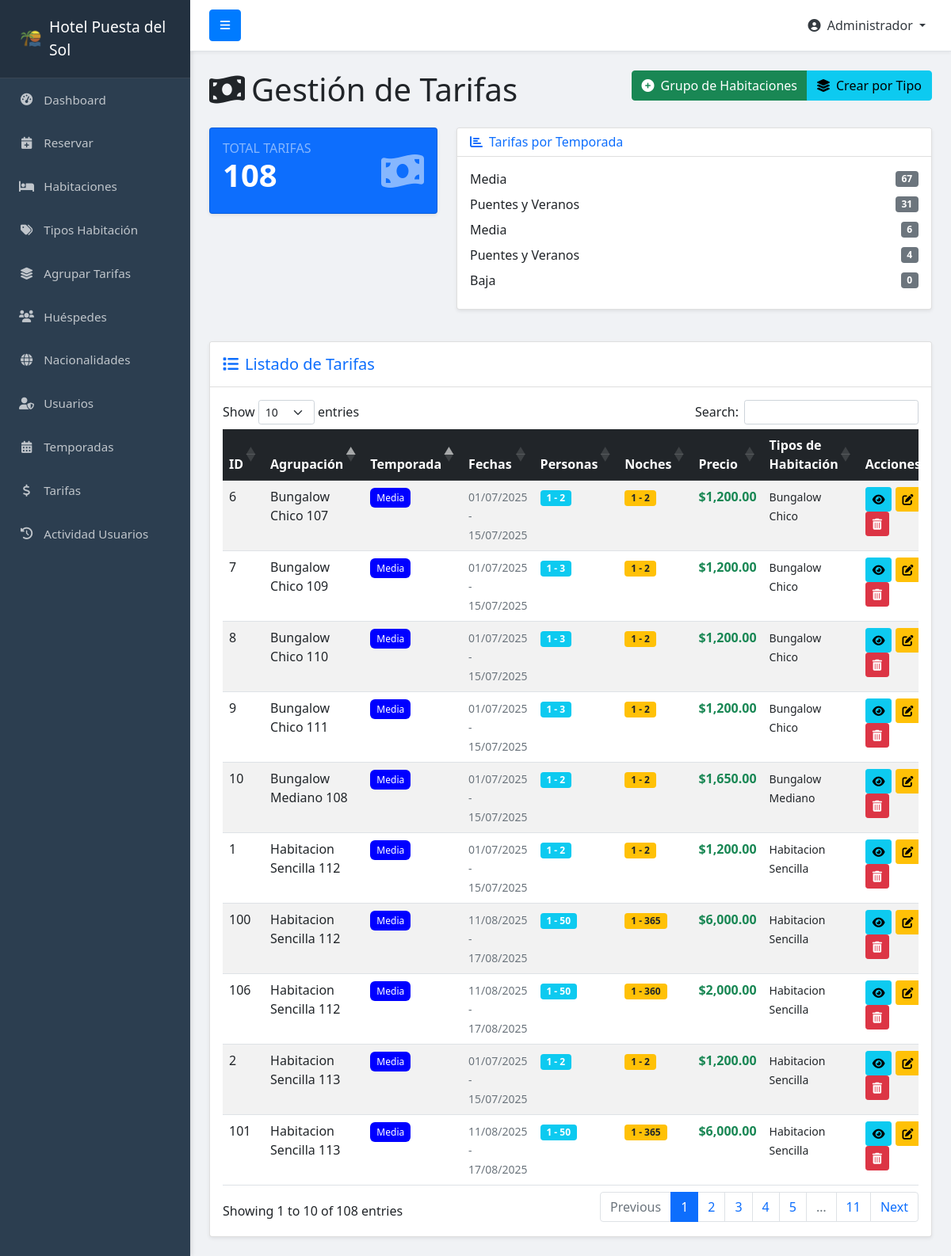
The app's page /sol/tarifa/tarifas.php (signed in) with its own data.
### tables this page shows
CREATE TABLE `tarifas` (
  `id` int(11) NOT NULL,
  `id_agrupacion` int(11) DEFAULT NULL,
  `id_tipo_habitacion` int(11) DEFAULT NULL,
  `id_temporada` int(11) DEFAULT NULL,
  `personas_min` int(11) DEFAULT NULL,
  `personas_max` int(11) DEFAULT NULL,
  `noches_min` int(11) DEFAULT '1',
  `noches_max` int(11) DEFAULT NULL,
  `precio` decimal(10,2) DEFAULT NULL,
  `ultima_actualizacion` timestamp NOT NULL DEFAULT CURRENT_TIMESTAMP ON UPDATE CURRENT_TIMESTAMP
);

CREATE TABLE `agrupaciones` (
  `id` int(11) NOT NULL,
  `nombre` varchar(100) DEFAULT NULL,
  `descripcion` text
);

CREATE TABLE `temporadas` (
  `id` int(11) NOT NULL,
  `nombre` varchar(100) DEFAULT NULL,
  `fecha_inicio` date DEFAULT NULL,
  `fecha_fin` date DEFAULT NULL,
  `color` varchar(7) DEFAULT '#007bff'
);

### sol/tarifa/tarifas.php (the view, shortened to what this page needs)
<?php
require_once '../config/db_connect.php';
$query_tarifas = "SELECT t.id, t.personas_min, t.personas_max, t.noches_min, t.noches_max, t.precio,
                        a.nombre as agrupacion_nombre, a.descripcion as agrupacion_descripcion,
                        temp.nombre as temporada_nombre, temp.fecha_inicio, temp.fecha_fin, temp.color,
                        GROUP_CONCAT(DISTINCT th.nombre SEPARATOR ', ') as tipos_habitacion,
                        GROUP_CONCAT(DISTINCT h.numero_habitacion ORDER BY h.numero_habitacion SEPARATOR ', ') as numeros_habitacion
                 FROM tarifas t
                 LEFT JOIN agrupaciones a ON t.id_agrupacion = a.id
                 LEFT JOIN temporadas temp ON t.id_temporada = temp.id
                 LEFT JOIN agrupacion_habitaciones ah ON a.id = ah.id_agrupacion
                 LEFT JOIN habitaciones h ON ah.id_habitacion = h.id
                 LEFT JOIN tipos_habitacion th ON h.id_tipo_habitacion = th.id
                 GROUP BY t.id, t.personas_min, t.personas_max, t.noches_min, t.noches_max, t.precio, a.nombre, a.descripcion, temp.nombre, temp.fecha_inicio, temp.fecha_fin, temp.color
                 ORDER BY temp.fecha_inicio ASC, a.nombre ASC";
$result_tarifas = mysqli_query($conn, $query_tarifas);
$stats = [];
$stats['total'] = mysqli_num_rows($result_tarifas);
$stats_temporadas_query = "SELECT temp.nombre, COUNT(t.id) as total
                          FROM temporadas temp
                          LEFT JOIN tarifas t ON temp.id = t.id_temporada
                          GROUP BY temp.id, temp.nombre
                          ORDER BY total DESC LIMIT 5";
$stats_temporadas_result = mysqli_query($conn, $stats_temporadas_query);
?>
<!DOCTYPE html>
<html lang="es">
<head>
    <link href="https://cdn.jsdelivr.net/npm/bootstrap@5.1.3/dist/css/bootstrap.min.css" rel="stylesheet">
    <link rel="stylesheet" href="https://cdnjs.cloudflare.com/ajax/libs/font-awesome/6.0.0-beta3/css/all.min.css">
    <link rel="stylesheet" href="https://cdn.datatables.net/1.11.3/css/dataTables.bootstrap5.min.css">
    <link rel="stylesheet" href="https://cdn.jsdelivr.net/npm/sweetalert2@11/dist/sweetalert2.min.css">
</head>
<body>
    <?php require_once '../includes/sidebar.php'; ?>
    <div id="page-content-wrapper">
        <div class="container-fluid mt-4">
            <div class="row">
                <div class="col-12">
                    <h1 class="mb-4">
                        <i class="fas fa-money-bill-wave me-2"></i>Gestión de Tarifas
                        <div class="btn-group float-end" role="group">
                            <button class="btn btn-success" data-bs-toggle="modal" data-bs-target="#modalCrearTarifa">
                                <i class="fas fa-plus-circle me-2"></i>Grupo de Habitaciones
                            </button>
                            <button class="btn btn-info" data-bs-toggle="modal" data-bs-target="#modalCrearPorTipo">
                                <i class="fas fa-layer-group me-2"></i>Crear por Tipo
                            </button>
                        </div>
                    </h1>
                </div>
            </div>
            <div class="row mb-4">
                <div class="col-md-4 mb-3">
                    <div class="card bg-primary text-white shadow-sm card-stats">
                        <div class="card-body">
                            <div class="d-flex justify-content-between align-items-center">
                                <div>
                                    <h6 class="text-uppercase text-white-50 mb-0">Total Tarifas</h6>
                                    <h3 class="display-6 fw-bold"><?php echo $stats['total']; ?></h3>
                                </div>
                                <i class="fas fa-money-bill-wave fa-3x text-white-50"></i>
                            </div>
                        </div>
                    </div>
                </div>
                <div class="col-md-8 mb-3">
                    <div class="card shadow-sm">
                        <div class="card-header bg-white">
                            <h6 class="mb-0 text-primary"><i class="fas fa-chart-bar me-2"></i>Tarifas por Temporada</h6>
                        </div>
                        <div class="card-body">
                            <?php while ($stat_temp = mysqli_fetch_assoc($stats_temporadas_result)): ?>
                                <div class="d-flex justify-content-between align-items-center mb-2">
                                    <span><?php echo htmlspecialchars($stat_temp['nombre']); ?></span>
                                    <span class="badge bg-secondary"><?php echo $stat_temp['total']; ?></span>
                                </div>
                            <?php endwhile; ?>
                        </div>
                    </div>
                </div>
            </div>
            <div class="card shadow-sm mb-4">
                <div class="card-header bg-white py-3">
                    <h5 class="mb-0 text-primary"><i class="fas fa-list me-2"></i>Listado de Tarifas</h5>
                </div>
                <div class="card-body">
                    <div class="table-responsive">
                        <table id="tarifasTable" class="table table-hover table-striped" style="width:100%">
                            <thead class="table-dark">
                                <tr>
                                    <th>ID</th>
                                    <th>Agrupación</th>
                                    <th>Temporada</th>
                                    <th>Fechas</th>
                                    <th>Personas</th>
                                    <th>Noches</th>
                                    <th>Precio</th>
                                    <th>Tipos de Habitación</th>
                                    <th>Acciones</th>
                                </tr>
                            </thead>
                            <tbody>
                                <?php mysqli_data_seek($result_tarifas, 0); ?>
                                <?php while ($tarifa = mysqli_fetch_assoc($result_tarifas)): ?>
                                    <tr>
                                        <td><?php echo htmlspecialchars($tarifa['id']); ?></td>
                                        <td><?php echo htmlspecialchars($tarifa['agrupacion_nombre']); ?></td>
                                      <td>
                                    <span class="temporada-badge" style="background-color: <?php echo $tarifa['color'] ?? '#6c757d'; ?>; color: <?php echo (isset($tarifa['color']) && (hexdec(substr($tarifa['color'], 1, 2)) + hexdec(substr($tarifa['color'], 3, 2)) + hexdec(substr($tarifa['color'], 5, 2))) > 384) ? '#000' : '#fff'; ?>;">
                                        <?php echo htmlspecialchars($tarifa['temporada_nombre']); ?>
                                    </span>
                                </td>
                                        <td>
                                            <small class="text-muted">
                                                <?php echo date('d/m/Y', strtotime($tarifa['fecha_inicio'])); ?> -
                                                <?php echo date('d/m/Y', strtotime($tarifa['fecha_fin'])); ?>
                                            </small>
                                        </td>
                                        <td>
                                            <span class="badge bg-info">
                                                <?php echo $tarifa['personas_min']; ?> - <?php echo $tarifa['personas_max']; ?>
                                            </span>
                                        </td>
                                        <td>
                                            <span class="badge bg-warning text-dark">
                                                <?php
                                                $noches_min = $tarifa['noches_min'] ?? 1;
                                                $noches_max = $tarifa['noches_max'] ?? 2;
                                                echo $noches_min . ' - ' . $noches_max;
                                                ?>
                                            </span>
                                        </td>
                                        <td>
                                            <strong class="text-success">$<?php echo number_format($tarifa['precio'], 2); ?></strong>
                                        </td>
                                        <td>
                                            <small><?php echo htmlspecialchars($tarifa['tipos_habitacion']); ?></small>
                                        </td>
                                        <td>
                                            <button class="btn btn-sm btn-info ver-detalles-btn" data-id="<?php echo $tarifa['id']; ?>" title="Ver Detalles">
                                                <i class="fas fa-eye"></i>
                                            </button>
                                            <button class="btn btn-sm btn-warning editar-btn" data-id="<?php echo $tarifa['id']; ?>" title="Editar">
                                                <i class="fas fa-edit"></i>
                                            </button>
                                            <button class="btn btn-sm btn-danger eliminar-btn" data-id="<?php echo $tarifa['id']; ?>" title="Eliminar">
                                                <i class="fas fa-trash-alt"></i>
                                            </button>
                                        </td>
                                    </tr>
                                <?php endwhile; ?>
                            </tbody>
                        </table>
                    </div>
                </div>
            </div>
        </div>
    </div>
</body>
</html>

### sol/tarifa/tarifas.php (style rules this page uses)
body { overflow-x: hidden; background-color: #f8f9fa; }
.card-stats { transition: transform 0.2s; }
.temporada-badge { font-size: 0.75rem; padding: 0.25rem 0.5rem; }
.temporada-badge { font-size: 0.75rem; padding: 0.25rem 0.5rem; border-radius: 0.375rem; font-weight: 500; }

### sol/includes/sidebar.php (style rules this page uses)
body { overflow-x: hidden; background-color: #f0f2f5; }
#page-content-wrapper { min-width: 100vw; }
@media (min-width: 768px) { #page-content-wrapper { min-width: 0; width: 100%; } }

### records on screen
tarifas: id "6", id_agrupacion.nombre "Bungalow Chico 107", id_temporada.nombre "Media", id_temporada.fecha_inicio "01/07/2025", id_temporada.fecha_fin "15/07/2025", personas_min "1", personas_max "2", noches_min "1", noches_max "2", precio "1,200.00", tipos_habitacion "Bungalow Chico"
tarifas: id "7", id_agrupacion.nombre "Bungalow Chico 109", id_temporada.nombre "Media", id_temporada.fecha_inicio "01/07/2025", id_temporada.fecha_fin "15/07/2025", personas_min "1", personas_max "3", noches_min "1", noches_max "2", precio "1,200.00", tipos_habitacion "Bungalow Chico"
tarifas: id "8", id_agrupacion.nombre "Bungalow Chico 110", id_temporada.nombre "Media", id_temporada.fecha_inicio "01/07/2025", id_temporada.fecha_fin "15/07/2025", personas_min "1", personas_max "3", noches_min "1", noches_max "2", precio "1,200.00", tipos_habitacion "Bungalow Chico"
tarifas: id "9", id_agrupacion.nombre "Bungalow Chico 111", id_temporada.nombre "Media", id_temporada.fecha_inicio "01/07/2025", id_temporada.fecha_fin "15/07/2025", personas_min "1", personas_max "3", noches_min "1", noches_max "2", precio "1,200.00", tipos_habitacion "Bungalow Chico"
tarifas: id "10", id_agrupacion.nombre "Bungalow Mediano 108", id_temporada.nombre "Media", id_temporada.fecha_inicio "01/07/2025", id_temporada.fecha_fin "15/07/2025", personas_min "1", personas_max "2", noches_min "1", noches_max "2", precio "1,650.00", tipos_habitacion "Bungalow Mediano"
tarifas: id "1", id_agrupacion.nombre "Habitacion Sencilla 112", id_temporada.nombre "Media", id_temporada.fecha_inicio "01/07/2025", id_temporada.fecha_fin "15/07/2025", personas_min "1", personas_max "2", noches_min "1", noches_max "2", precio "1,200.00", tipos_habitacion "Habitacion Sencilla"
tarifas: id "2", id_agrupacion.nombre "Habitacion Sencilla 113", id_temporada.nombre "Media", id_temporada.fecha_inicio "01/07/2025", id_temporada.fecha_fin "15/07/2025", personas_min "1", personas_max "2", noches_min "1", noches_max "2", precio "1,200.00", tipos_habitacion "Habitacion Sencilla"
tarifas: id "100", id_agrupacion.nombre "Habitacion Sencilla 112", id_temporada.nombre "Media", id_temporada.fecha_inicio "11/08/2025", id_temporada.fecha_fin "17/08/2025", personas_min "1", personas_max "50", noches_min "1", noches_max "365", precio "6,000.00", tipos_habitacion "Habitacion Sencilla"
tarifas: id "106", id_agrupacion.nombre "Habitacion Sencilla 112", id_temporada.nombre "Media", id_temporada.fecha_inicio "11/08/2025", id_temporada.fecha_fin "17/08/2025", personas_min "1", personas_max "50", noches_min "1", noches_max "360", precio "2,000.00", tipos_habitacion "Habitacion Sencilla"
tarifas: id "101", id_agrupacion.nombre "Habitacion Sencilla 113", id_temporada.nombre "Media", id_temporada.fecha_inicio "11/08/2025", id_temporada.fecha_fin "17/08/2025", personas_min "1", personas_max "50", noches_min "1", noches_max "365", precio "6,000.00", tipos_habitacion "Habitacion Sencilla"

### other values on screen
$_SESSION['nombre'] "Administrador"
$stats['total'] "108"
$stat_temp['nombre'] "Media"
$stat_temp['total'] "67"
$stat_temp['nombre'] "Puentes y Veranos"
$stat_temp['total'] "31"
$stat_temp['total'] "6"
$stat_temp['total'] "4"
$stat_temp['nombre'] "Baja"
$stat_temp['total'] "0"
